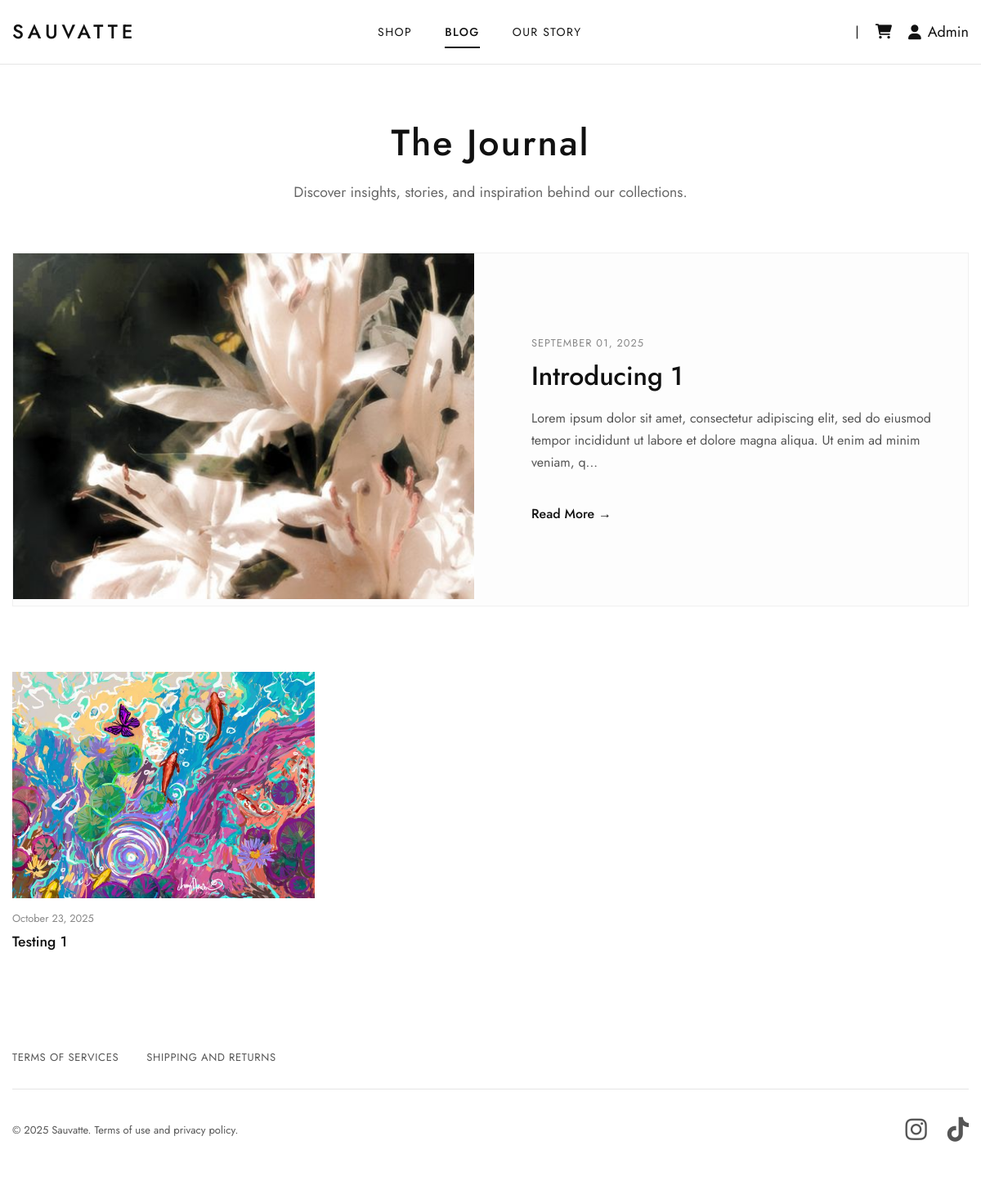
The app's page /blog.php (signed in) with its own data.
### tables this page shows
CREATE TABLE `blog` (
  `id` int(11) NOT NULL,
  `title` varchar(255) NOT NULL,
  `content` mediumtext NOT NULL,
  `image_url` varchar(255) NOT NULL,
  `author_id` int(11) DEFAULT NULL,
  `created_at` timestamp NOT NULL DEFAULT current_timestamp(),
  `is_pinned` tinyint(1) NOT NULL DEFAULT 0
);

### blog.php (the view, shortened to what this page needs)
<?php
include 'includes/header.php';
require_once 'includes/db_conn.php';
$result = $conn->query("SELECT id, title, content, created_at, image_url FROM blog ORDER BY is_pinned DESC, created_at DESC");
$posts = [];
if ($result && $result->num_rows > 0) {
    while ($row = $result->fetch_assoc()) {
        $posts[] = $row;
    }
}
$featured_post = array_shift($posts);
?>
<div class="container">
    <div class="blog-page-header">
        <h1>The Journal</h1>
        <p>Discover insights, stories, and inspiration behind our collections.</p>
    </div>
    <?php if ($featured_post): ?>
    <section class="featured-post-section">
        <a href="single_post.php?id=<?php echo $featured_post['id']; ?>" class="featured-post-card">
            <div class="featured-image-wrapper">
                <img src="./uploads/<?php echo rawurlencode(htmlspecialchars($featured_post['image_url'])); ?>" alt="<?php echo htmlspecialchars($featured_post['title']); ?>">
            </div>
            <div class="featured-content-wrapper">
                <p class="featured-date"><?php echo date('F d, Y', strtotime($featured_post['created_at'])); ?></p>
                <h2><?php echo htmlspecialchars($featured_post['title']); ?></h2>
                <p class="featured-excerpt">
                    <?php
                        $excerpt = strip_tags($featured_post['content']);
                        if (strlen($excerpt) > 150) {
                            $excerpt = substr($excerpt, 0, 150) . '...';
                        }
                        echo htmlspecialchars($excerpt);
                    ?>
                </p>
                <span class="read-more-link">Read More &rarr;</span>
            </div>
        </a>
    </section>
    <?php endif; ?>
    <?php if (!empty($posts)): ?>
    <section class="blog-grid-section">
        <div class="blog-grid">
            <?php foreach ($posts as $post): ?>
                <a href="single_post.php?id=<?php echo $post['id']; ?>" class="blog-post-card">
                    <div class="post-card-image">
                        <img src="./uploads/<?php echo rawurlencode(htmlspecialchars($post['image_url'])); ?>" alt="<?php echo htmlspecialchars($post['title']); ?>">
                    </div>
                    <div class="post-card-content">
                        <p class="post-card-date"><?php echo date('F d, Y', strtotime($post['created_at'])); ?></p>
                        <h3><?php echo htmlspecialchars($post['title']); ?></h3>
                    </div>
                </a>
            <?php endforeach; ?>
        </div>
    </section>
    <?php elseif (!$featured_post): ?>
        <p style="text-align: center; padding: 50px 0;">Belum ada postingan yang tersedia.</p>
    <?php endif; ?>
</div>
<?php
include 'includes/footer.php';
?>

### assets/css/style.css (style rules this page uses)
body { font-family: 'Jost', sans-serif; color: #111; margin: 0; line-height: 1.6; }
.container { max-width: 1200px; margin-left: auto; margin-right: auto; padding-left: 15px; padding-right: 15px; }
a { text-decoration: none; color: inherit; transition: color 0.3s ease; }
.blog-page-header { text-align: center; margin: 60px 0; }
.blog-page-header h1 { font-size: 2.8rem; font-weight: 500; margin: 0; letter-spacing: 2px; }
.blog-page-header p { font-size: 1.1rem; color: #666; margin-top: 10px; }
.featured-post-section { margin-bottom: 80px; }
.featured-post-card { display: grid; grid-template-columns: 1fr 1fr; gap: 40px; align-items: center; background-color: #fdfdfd; border: 1px solid #f0f0f0; text-decoration: none; color: inherit; transition: box-shadow 0.3s ease; }
.featured-image-wrapper { aspect-ratio: 4 / 3; }
.featured-image-wrapper img { width: 100%; height: 100%; object-fit: cover; }
.featured-content-wrapper { padding: 30px; }
.featured-date { font-size: 0.8rem; color: #888; text-transform: uppercase; letter-spacing: 1px; margin: 0 0 10px; }
.featured-content-wrapper h2 { font-size: 2rem; font-weight: 500; line-height: 1.3; margin: 0 0 15px; }
.featured-excerpt { font-size: 1rem; color: #555; line-height: 1.7; }
.read-more-link { font-weight: 500; color: #111; margin-top: 20px; display: inline-block; }
.blog-grid { display: grid; grid-template-columns: repeat(3, 1fr); gap: 30px; margin-bottom: 60px; }
.blog-post-card { text-decoration: none; color: inherit; display: block; }
.post-card-image { aspect-ratio: 4 / 3; overflow: hidden; margin-bottom: 15px; }
.post-card-image img { width: 100%; height: 100%; object-fit: cover; transition: transform 0.4s ease; }
.post-card-date { font-size: 0.8rem; color: #888; margin: 0 0 5px; }
.post-card-content h3 { font-size: 1.1rem; font-weight: 500; line-height: 1.4; margin: 0; }

### records on screen
blog: image_url (picture), created_at "SEPTEMBER 01, 2025", title "Introducing 1", content "Lorem ipsum dolor sit amet, consectetur adipiscing elit, sed do eiusmod tempor incididunt ut labore et dolore magna aliqua. Ut enim ad minim veniam, q..."
blog: image_url (picture), created_at "October 23, 2025", title "Testing 1"

### other values on screen
$_SESSION['user_name'] "Admin"
